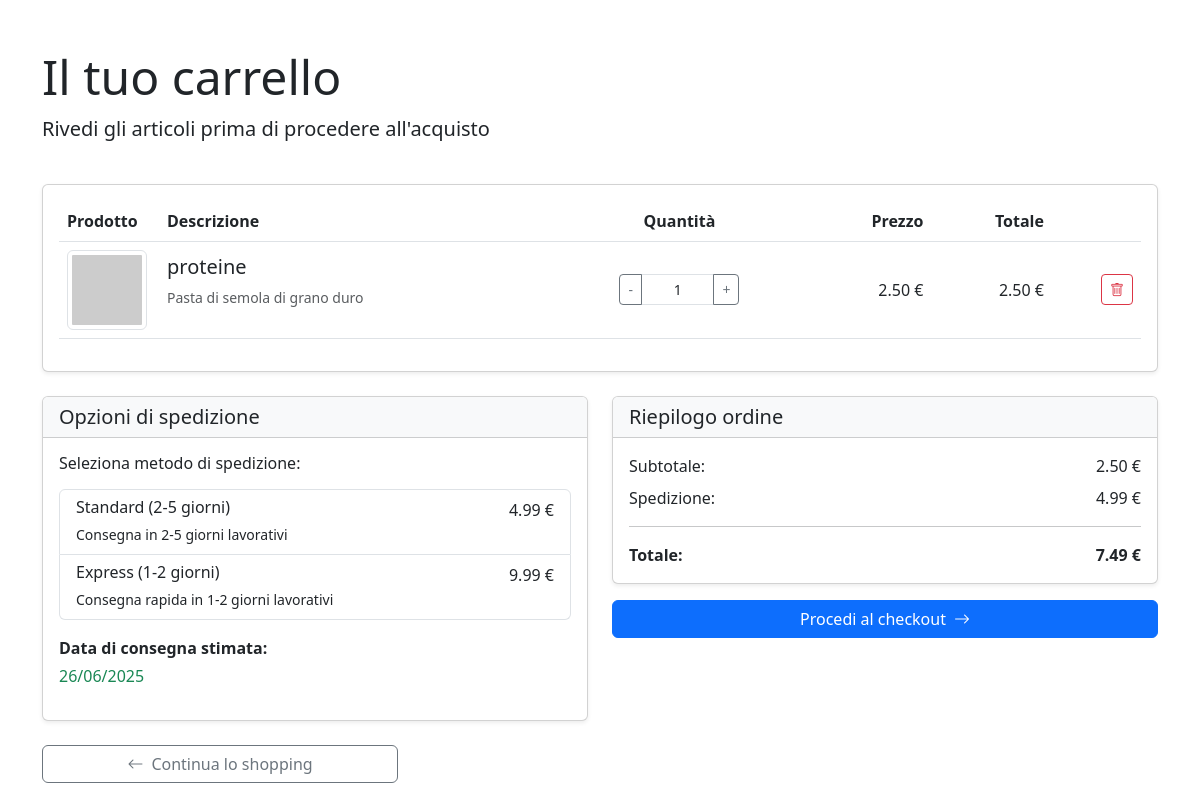
The page /cart/ (signed in) on the database as committed earlier.
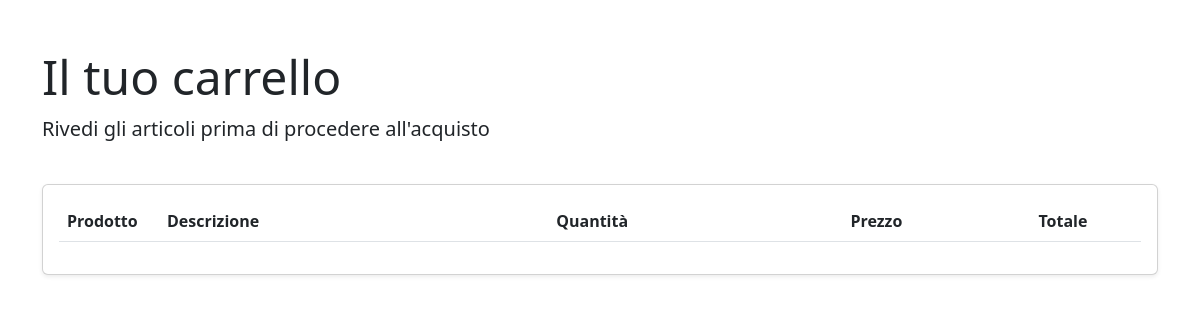
The same page on the database as committed later.
### cart/models.py (models this page shows, shortened)
class CartItem(models.Model):
    cart = models.ForeignKey(Cart, on_delete=models.CASCADE, related_name='items')
    product = models.ForeignKey(Product, on_delete=models.CASCADE)
    quantity = models.PositiveIntegerField(default=1)
    class Meta:
        unique_together = ('cart', 'product') # Ensures a product is only once in a cart
    def get_total_price(self):
        return self.quantity * self.product.price

### products/models.py (models this page shows, shortened)
class Product(models.Model):
    category = models.ManyToManyField(Category)
    name = models.CharField(max_length=200, unique=True)
    description = models.TextField(blank=True)
    price = models.DecimalField(max_digits=10, decimal_places=2)
    stock = models.PositiveIntegerField()
    available = models.BooleanField(default=True)
    created = models.DateTimeField(auto_now_add=True)
    updated = models.DateTimeField(auto_now=True)  #todo: add the user who created the product
    class Meta:
        ordering = ('name',)

### cart/views.py (the view)
# urls.py: path('', view_cart, name='view_cart'),
@login_required
def view_cart(request):
    cart, created = Cart.objects.get_or_create(user=request.user)
    items = cart.items.all()
    old_shipping_method = request.session.get('shipping_method', 'standard')
    shipping_method_changed = False
    if request.method == 'POST':
        shipping_form = ShippingForm(request.POST)
        if shipping_form.is_valid():
            new_shipping_method = shipping_form.cleaned_data['shipping_method']
            if old_shipping_method != new_shipping_method:
                shipping_method_changed = True
            request.session['shipping_method'] = new_shipping_method
    else:
        shipping_form = ShippingForm(initial={'shipping_method': old_shipping_method})
    shipping_method = request.session.get('shipping_method', 'standard')
    subtotal = cart.total_price()
    shipping_cost = Decimal('4.99')
    if shipping_method == 'standard':
        shipping_cost = Decimal('4.99')
    elif shipping_method == 'express':
        shipping_cost = Decimal('9.99')
    if subtotal >= 50:
        shipping_cost = Decimal('0.00')
    total = subtotal + shipping_cost
    delivery_date_str = request.session.get('delivery_date')
    if delivery_date_str is None or shipping_method_changed:
        today = datetime.now().date()
        if shipping_method == 'express':
            delivery_date = today + timedelta(days=2)
        else:
            delivery_date = today + timedelta(days=5)
        formatted_delivery_date = delivery_date.strftime('%d/%m/%Y')
        request.session['delivery_date'] = formatted_delivery_date
    else:
        formatted_delivery_date = delivery_date_str
    context = {
        'cart': cart,
        'items': items,
        'shipping_form': shipping_form,
        'subtotal': subtotal,
        'shipping_cost': shipping_cost,
        'total': total,
        'delivery_date': formatted_delivery_date
    }
    request.session['checkout_data'] = {
        'subtotal': str(subtotal),
        'shipping_cost': str(shipping_cost),
        'total': str(total),
        'delivery_date': formatted_delivery_date,
        'shipping_method': shipping_method,
    }
    return render(request, 'cart/view_cart.html', context)

### cart/forms.py
class ShippingForm(forms.Form):
    SHIPPING_CHOICES = [
        ('standard', 'Standard (2-5 giorni): 4.99€'),
        ('express', 'Express (1-2 giorni): 9.99€'),
    ]
    shipping_method = forms.ChoiceField(
        choices=SHIPPING_CHOICES,
        widget=forms.RadioSelect,
        initial='standard',
        label='Metodo di spedizione'
    )

### cart/models.py (called while the page is built)
    def total_price(self):
        return sum(item.get_total_price() for item in self.items.all())

### templates/cart/view_cart.html (shortened to what the changed rows need)
{% extends "base.html" %}
{% block content %}
<div class="container py-5">
    <div class="row mb-4">
        <div class="col">
            <h1 class="display-5">Il tuo carrello</h1>
        </div>
    </div>
    <div class="card shadow-sm">
        <div class="card-body">
            <div class="table-responsive">
                <table class="table align-middle">
                    <thead>
                        <tr>
                            <th scope="col" width="100">Prodotto</th>
                            <th scope="col">Descrizione</th>
                            <th scope="col" class="text-center">Quantità</th>
                            <th scope="col" class="text-end">Prezzo</th>
                            <th scope="col" class="text-end">Totale</th>
                            <th scope="col"></th>
                        </tr>
                    </thead>
                    <tbody>
                        {% for item in items %}
                        <tr>
                            <td>
                                <img src="{{ item.product.image.url|default:'https://via.placeholder.com/80' }}"
                                     alt="{{ item.product.name }}"
                                     class="img-thumbnail"
                                     width="80">
                            </td>
                            <td>
                                <h5>{{ item.product.name }}</h5>
                                <p class="text-muted small">{{ item.product.description|truncatechars:50 }}</p>
                            </td>
                            <td class="text-center">
                                <form method="post" action="{% url 'cart:update_item' item.id %}" class="d-flex justify-content-center">
                                    <div class="input-group input-group-sm" style="width: 120px;">
                                        <button type="submit" name="decrease" value="1" class="btn btn-outline-secondary">-</button>
                                        <input  name="quantity" class="form-control text-center" value="{{ item.quantity }}" min="1" max="99">
                                        <button type="submit" name="increase" value="1" class="btn btn-outline-secondary">+</button>
                                    </div>
                                </form>
                            </td>
                            <td class="text-end">{{ item.product.price }} €</td>
                            <td class="text-end">{{ item.get_total_price }} €</td>
                            <td class="text-end">
                                <form method="post" action="{% url 'cart:remove_item' item.id %}" class="d-inline">
                                    <button type="submit" class="btn btn-sm btn-outline-danger">
                                        <i class="bi bi-trash"></i>
                                    </button>
                                </form>
                            </td>
                        </tr>
                        {% endfor %}
                    </tbody>
                </table>
            </div>
        </div>
    </div>
    {% if cart.items.exists %}
    <div class="row mt-4">
        <div class="col-md-6">
            <div class="card shadow-sm">
                <div class="card-header bg-light">
                    <h5 class="mb-0">Opzioni di spedizione</h5>
                </div>
                <div class="card-body">
                    <h6 class="mb-3">Seleziona metodo di spedizione:</h6>
                    <div class="list-group mb-3">
                        <a href="{% url 'cart:update_shipping' 'standard' %}"
                            class="list-group-item list-group-item-action {% if request.session.shipping_method == 'standard' %}active{% endif %}">
                        <div class="d-flex w-100 justify-content-between">
                            <h6 class="mb-1">Standard (2-5 giorni)</h6>
                        <span>4.99 €</span>
                        </div>
                        <small>Consegna in 2-5 giorni lavorativi</small>
                        </a>
                        <a href="{% url 'cart:update_shipping' 'express' %}"
                           class="list-group-item list-group-item-action {% if request.session.shipping_method == 'express' %}active{% endif %}">
                            <div class="d-flex w-100 justify-content-between">
                                <h6 class="mb-1">Express (1-2 giorni)</h6>
                                <span>9.99 €</span>
                            </div>
                            <small>Consegna rapida in 1-2 giorni lavorativi</small>
                        </a>
                        </div>
                        <div class="mt-3">
                            <p class="mb-1"><strong>Data di consegna stimata:</strong></p>
                            <p class="text-success">{{ delivery_date }}</p>
                        </div>
                    </div>
                </div>
            </div>
        <div class="col-md-6">
            <div class="card shadow-sm">
                <div class="card-header bg-light">
                    <h5 class="mb-0">Riepilogo ordine</h5>
                </div>
                <div class="card-body">
                    <div class="d-flex justify-content-between mb-2">
                        <span>Subtotale:</span>
                        <span>{{ subtotal }} €</span>
                    </div>
                    <div class="d-flex justify-content-between mb-2">
                        <span>Spedizione:</span>
                        <span>{{ shipping_cost }} €</span>
                    </div>
                    <hr>
                    <div class="d-flex justify-content-between mb-0">
                        <strong>Totale:</strong>
                        <strong>{{ total }} €</strong>
                    </div>
                </div>
            </div>
            <div class="d-grid gap-2 mt-3">
                <a href="{% url 'cart:checkout' %}" class="btn btn-primary">
                    Procedi al checkout<i class="bi bi-arrow-right ms-2"></i>
                </a>
            </div>
        </div>
    </div>
    <div class="row mt-4">
        <div class="col-md-4">
            <a href="{ url 'products:list' %}" class="btn btn-outline-secondary w-100">
                <i class="bi bi-arrow-left me-2"></i>Continua lo shopping
            </a>
        </div>
    </div>
    {% endif %}
</div>
{% endblock %}

Rows that differ between the two databases and show on the page:
removed CartItem: product.name "proteine", product.description "Pasta di semola di grano duro", quantity "1", product.price "2.50", get_total_price "2.50"
Other text that changed with them:
{{ delivery_date }}: "26/06/2025" → (not shown)
{{ subtotal }}: "2.50" → (not shown)
{{ shipping_cost }}: "4.99" → (not shown)
{{ total }}: "7.49" → (not shown)
text no longer shown: "Opzioni di spedizione Seleziona metodo di spedizione: Standard (2-5 giorni) 4.99 € Consegna in 2-5 giorni lavorativi Express (1-2 giorni) 9.99 € Consegna rapida in 1-2 giorni lavorativi Data di consegna stimata: Riepilogo ordine Subtotale: € Spedizione: € Totale: € Procedi al checkout Continua lo shopping"
